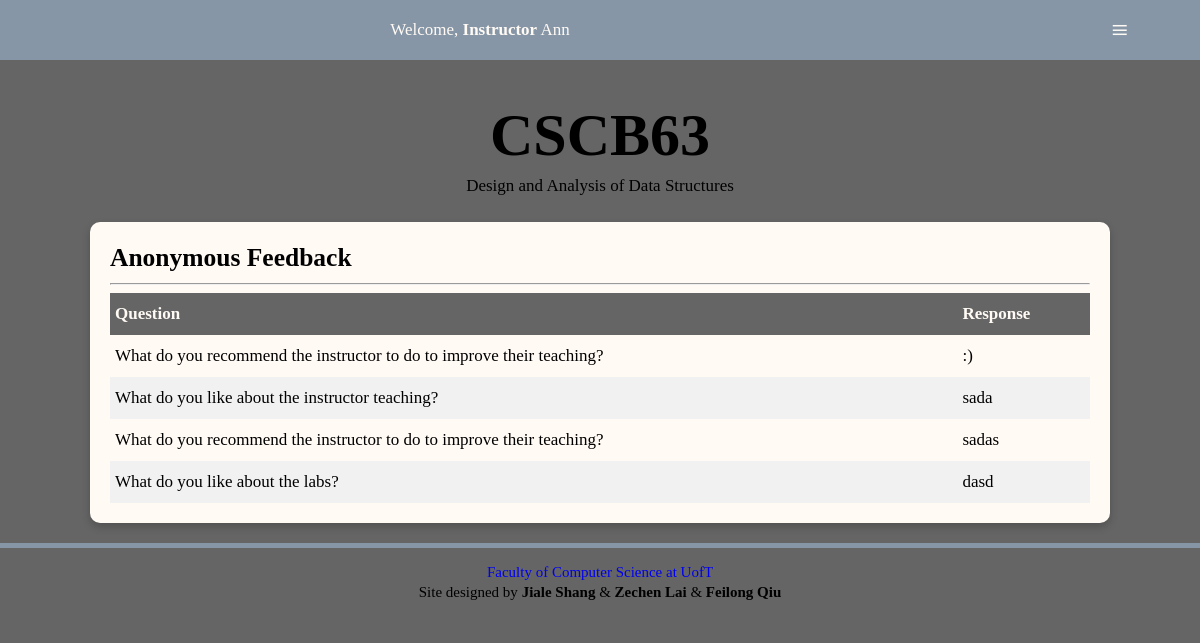
Page /feedback (signed in) on the earlier database version.
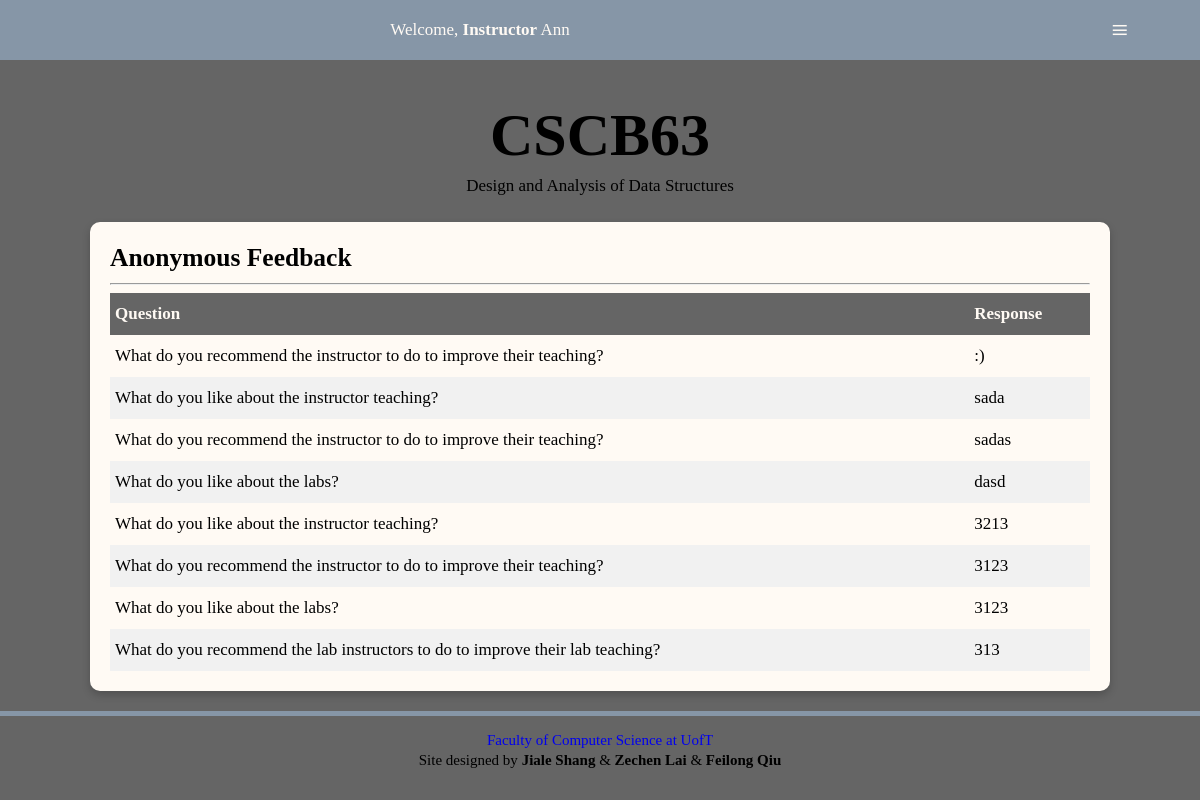
Same page on the later database version.
### tables this page shows
CREATE TABLE Feedback(
	username NVARCHAR(50) NOT NULL,
	qid INTEGER NOT NULL,
	ans NVARCHAR(255) NULL,
	FOREIGN KEY(username) REFERENCES Users(username),
	FOREIGN KEY(qid) REFERENCES Questions(qid)
);

CREATE TABLE "Questions" (
	"qid"	INTEGER NOT NULL,
	"qname"	NVARCHAR(255) NOT NULL,
	PRIMARY KEY("qid")
);

### app.py (the view, shortened to what this page needs)
@app.route('/feedback',methods=['GET', 'POST'])
def feedback():
    if not 'user' in session:
        return redirect(url_for('home'))
    db = get_db()
    db.row_factory = make_dicts
    name=session['user']['username']
    if session['user']['type']:
        feedbacks=[]
        for item in query_db('select qname,ans from Feedback natural join Questions where username=?',[name]):
            feedbacks.append(item)
        db.close
        return render_template('feedback_i.html',user=session['user'],feedback = feedbacks)

### app.py (called while the page is built)
def get_db():
    db=getattr(g,'_database',None)
    if db is None:
        db=g._database=sqlite3.connect(DATABASE)
    return db

def make_dicts(cursor, row):
    return dict((cursor.description[idx][0],value)
                for idx,value in enumerate(row))

def query_db(query, args=(),one=False):
    cur = get_db().execute(query,args)
    rv = cur.fetchall()
    cur.close()
    return (rv[0] if rv else None) if one else rv

@app.teardown_appcontext
def close_connection(exception):
    db = getattr(g, '_database', None)
    if db is not None:
        db.close()

### templates/feedback_i.html (shortened to what this page needs)
<!DOCTYPE html>
<html lang="en">
<head>
<link href="../static/style.css" rel="stylesheet">
</head>
<body>
  <nav>
    <div id="menu-title">Welcome, <strong>{% if user['type'] %}Instructor{% else %}Student{% endif %}</strong> {{ user['name'][0] }}</div>
    <label for="drop" class="button">≡</label>
  </nav>
  <div class="content">
    <div class="title">
      <h1>CSCB63</h1>
      <p>Design and Analysis of Data Structures</p>
    </div>
    <section>
      <h2>Anonymous Feedback</h2><hr>
      <div class="table">
        <div class="heading">
          <div class="cell">Question</div>
          <div class="cell">Response</div>
        </div>
        {% for item in feedback %}
        <div class="row">
          <div class="cell">{{item['qname']}}</div>
          <div class="cell">{{item['ans']}}</div>
        </div>
        {% endfor %}
      </div>
    </section>
  </div>
  <div id="footer">
    <p><a href="https://web.cs.toronto.edu/">Faculty of Computer Science at UofT</a></p>
    <p>Site designed by <strong>Jiale Shang</strong> & <strong>Zechen Lai</strong> & <strong>Feilong Qiu</strong></p>
  </div>
</body>
</html>

### static/style.css (style rules this page uses)
body { background: #656565; font-size:17px; line-height: 32px; margin: 0; padding: 0; word-wrap:break-word !important; }
ul, p,h1,h2,h3 { margin:0; }
.title { text-align:center; margin-top: 100px; }
h1 { font-size:60px; line-height: 70px; }
.content { width: 85%; margin: 0 auto; margin-top: 30px; max-width: 1200px; min-width: 375px; }
a { text-decoration: none; }
section { box-shadow: 0 4px 8px 0 rgba(0,0,0,0.2); transition: 0.3s; margin:20px 0; padding: 20px; background: #fffaf4; border-radius: 10px; overflow: auto; }
.button, [id^=drop], .mobile-split { display: none; }
nav { margin:0; padding: 0; background-color: #8696a7; width: 100%; position: fixed; top:0; overflow: visible; }
#menu-title { display: block; padding: 0 30px; float: left; font-size:20px; line-height: 60px; color:#fffaf4; }
nav:after { content:""; display:table; clear:both; }
.table { display: table; width: 100%; }
.heading { display: table-row; font-weight: bold; background: #656565; color: #fffaf4; }
.row { display: table-row; }
.row:nth-child(odd) { background: #f1f1f1; }
.cell { display: table-cell; padding: 5px; }
#footer { padding:10px; text-align:center; border-top: 5px solid #8696a7; padding-top: 1%; }
#footer p { margin:5px; line-height: 15px; font-size: 15px; }
#footer a { text-decoration: none; transition: 0.4s; }
@media all and (max-width : 1227px) { #menu-title { padding: 0; width: 80%; text-align: center; float: left; font-size: 17px; } }
@media all and (max-width : 1227px) { nav ,nav ul { margin: 0; } }
@media all and (max-width : 1227px) { .button { display: block; background-color: #8696a7; padding:14px 20px; font-size:30px; text-decoration:none; float: right; border:none; width:10%; } }
@media all and (max-width : 1227px) { nav a:hover, nav ul ul a, nav ul ul, .button { color:#fffaf4; text-align: center; } }

Differences in the rows shown:
added Feedback: qname "What do you like about the instructor teaching?", ans "3213"
added Feedback: qname "What do you recommend the instructor to do to improve their teaching?", ans "3123"
added Feedback: qname "What do you like about the labs?", ans "3123"
added Feedback: qname "What do you recommend the lab instructors to do to improve their lab teaching?", ans "313"
